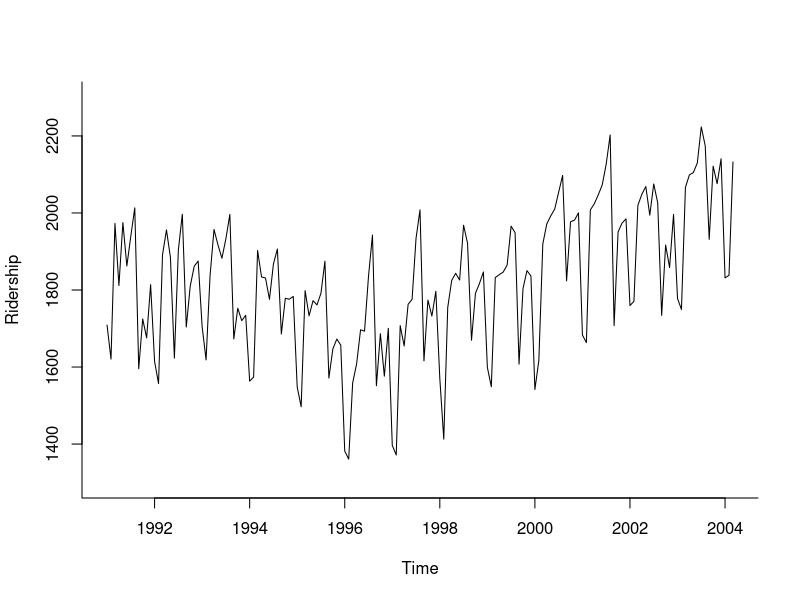

Write R code to recreate this figure.
Amtrak.data <- read.csv("Amtrak data.csv")
ridership.ts <- ts(Amtrak.data$Ridership, start = c(1991,1), end = c(2004, 3), freq = 12)

# Figure 2-3
plot(ridership.ts, xlab = "Time", ylab = "Ridership", ylim = c(1300, 2300), bty = "l")
